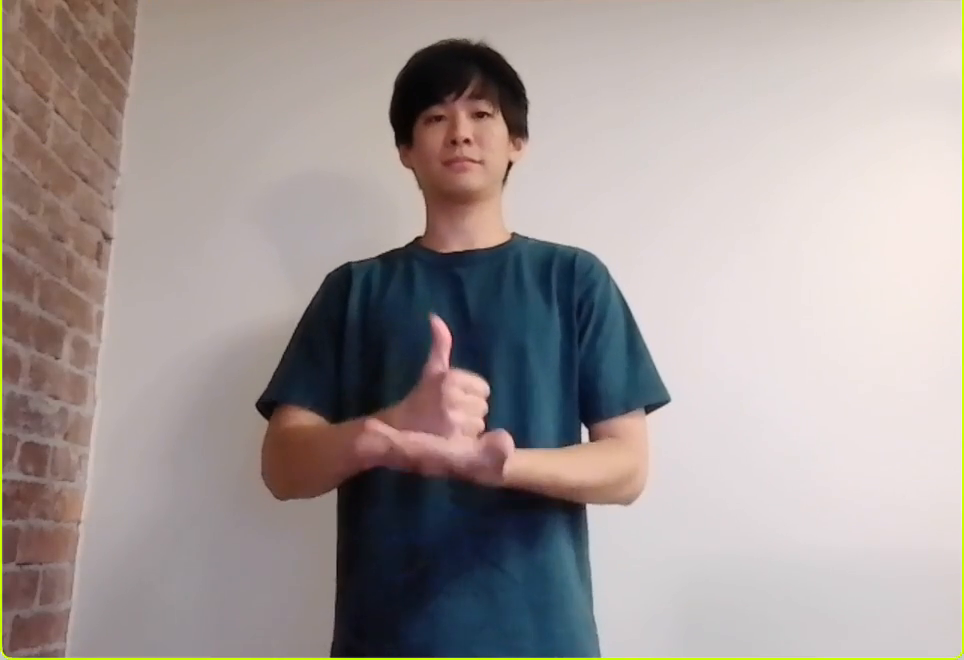
#> input picture frame 83 of Demo_crop.mp4, 964 x 660 px
$ jupyter execute --allow-errors Client.ipynb
#> lines starting #> are read from the running program, lines starting #| are printed output that depends on the picture
#> further down, frame is the input picture: shape (660, 964, 3); mean B, G, R 151.4, 153.7, 162.9
[cell 1]
import sys
from socket import socket, AF_INET, SOCK_DGRAM, SOCK_STREAM
import cv2
import time
import pickle
import numpy as np

[cell 2]
def pad(img):
    max_size = max(img.shape)
#> max_size = 964
    top = int((max_size-img.shape[0])/2)
#> top = 152
    bot = int((max_size-img.shape[0])/2)
#> bot = 152
    left = int((max_size-img.shape[1])/2)
#> left = 0
    right = int((max_size-img.shape[1])/2)
#> right = 0
    return cv2.copyMakeBorder(img, top, bot, left, right, cv2.BORDER_CONSTANT, None, value = 0)
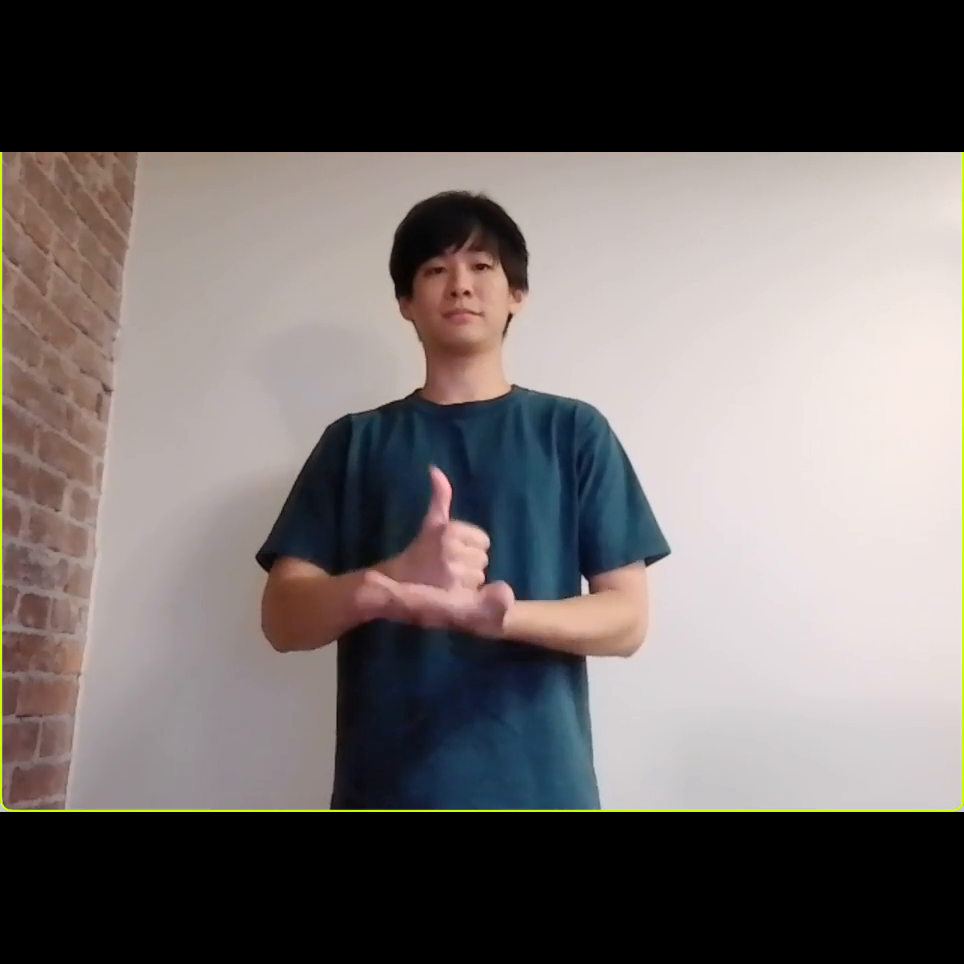
#> returned value: shape (964, 964, 3); mean of channels 0, 1, 2 103.7, 105.2, 111.6; drawn as B, G, R

def center_crop(img):
    center = img.shape
#> center = (256, 256, 3)
    w = 224
    h = 224
    x = center[1]/2 - w/2
#> x = 16
    y = center[0]/2 - h/2
#> y = 16

    return img[int(y):int(y+h), int(x):int(x+w)]
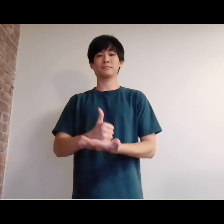
#> returned value: shape (224, 224, 3); mean of channels 0, 1, 2 118.8, 119.7, 126; drawn as B, G, R

[cell 3]
def send_frame(data, prev, flag):
    host = '192.168.0.13'
    server = (host, 4000)
    sock = socket(AF_INET, SOCK_STREAM)
    sock.connect(server)

    if(flag == 0):
        data_string = bytes(str(0), 'utf-8')
    else:
        data = cv2.imencode('.jpg', data)[1]
        data_string = np.array(data).tobytes()

    flag = bytes(str(flag), 'utf-8')
    try:
        sock.sendall(flag)
        data = sock.recv(1024)
        if data != ' ' and data != prev:
            print(sys.stderr, data)

        #print(sys.stderr, 'sending data')
        sock.sendall(data_string)
    finally:
        #print(sys.stderr, 'closing socket')
        sock.close()

    return data

[cell 4]
start = time.time()

#cap = cv2.VideoCapture(0)
prev_word = " "
cap = cv2.VideoCapture('Demo_crop.mp4')

#> (the rest of this cell did not finish here and is left out)

$ run again, starting later in the video
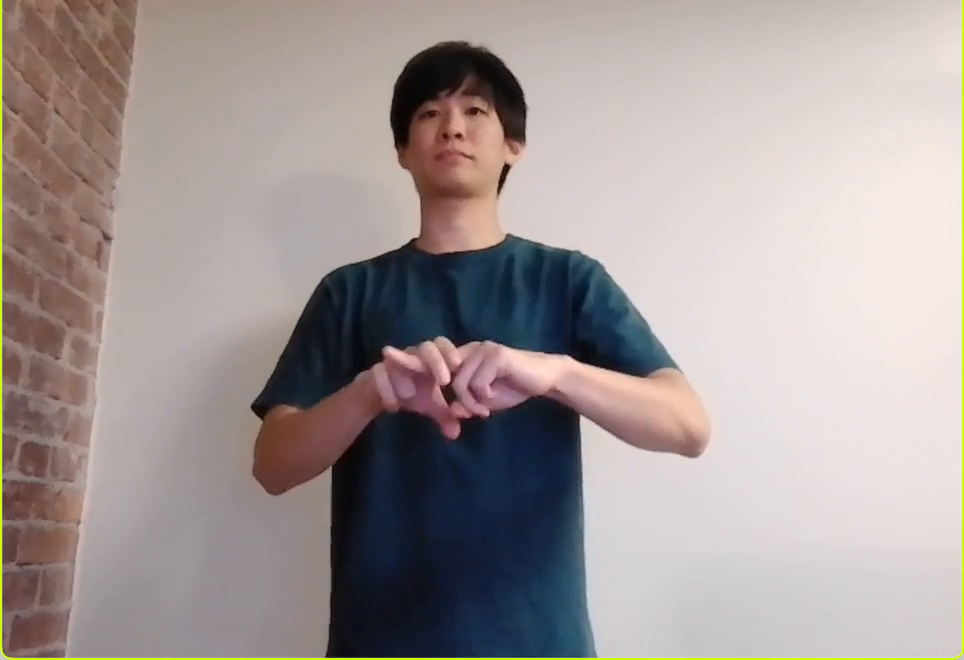
#> input picture frame 375 of Demo_crop.mp4, 964 x 660 px
#> frame is the input picture: shape (660, 964, 3); mean B, G, R 150.7, 152.5, 162.5
#> in pad, `return cv2.copyMakeBorder(img, top, bot, left, right, cv2.BORDER_CONST..`:
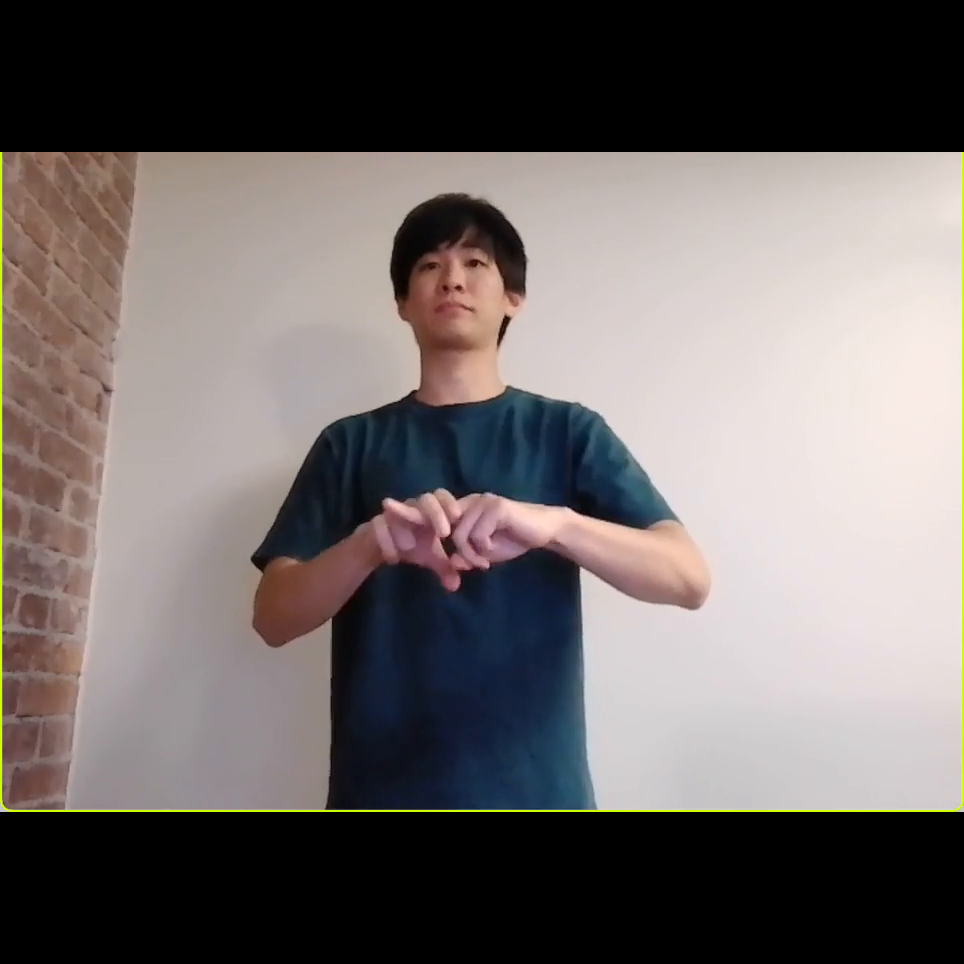
#> returned value: shape (964, 964, 3); mean of channels 0, 1, 2 103.2, 104.4, 111.3; drawn as B, G, R
#> frame: shape (256, 256, 3)
#> in center_crop, `return img[int(y):int(y+h), int(x):int(x+w)]`:
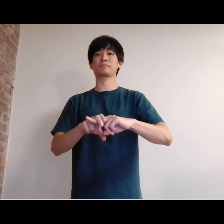
#> returned value: shape (224, 224, 3); mean of channels 0, 1, 2 118.1, 118.7, 125.7; drawn as B, G, R

$ run again, starting later in the video
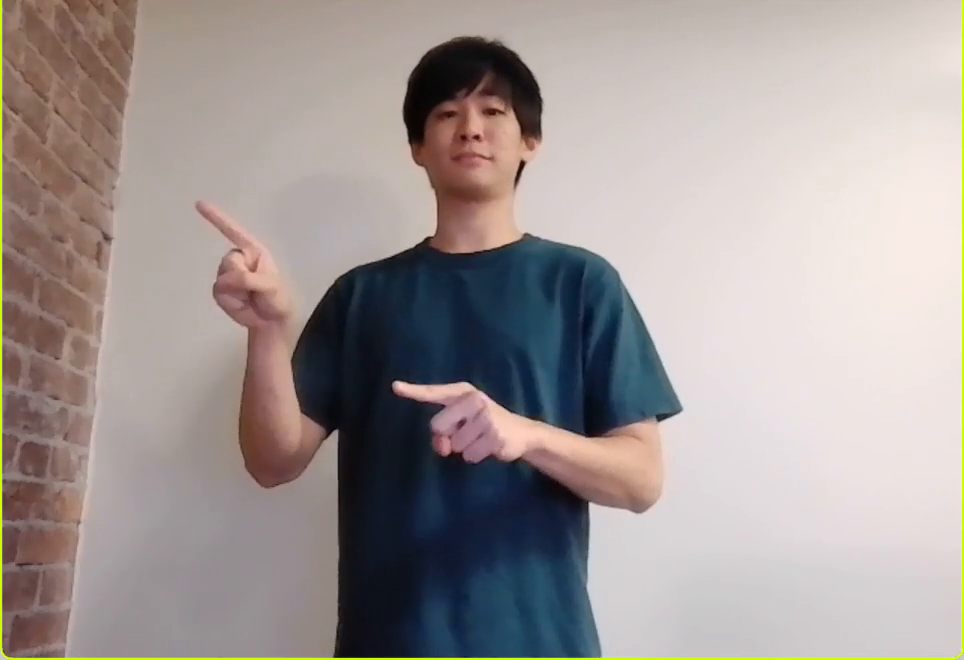
#> input picture frame 667 of Demo_crop.mp4, 964 x 660 px
#> frame is the input picture: shape (660, 964, 3); mean B, G, R 149.7, 151.7, 160.8
#> in pad, `return cv2.copyMakeBorder(img, top, bot, left, right, cv2.BORDER_CONST..`:
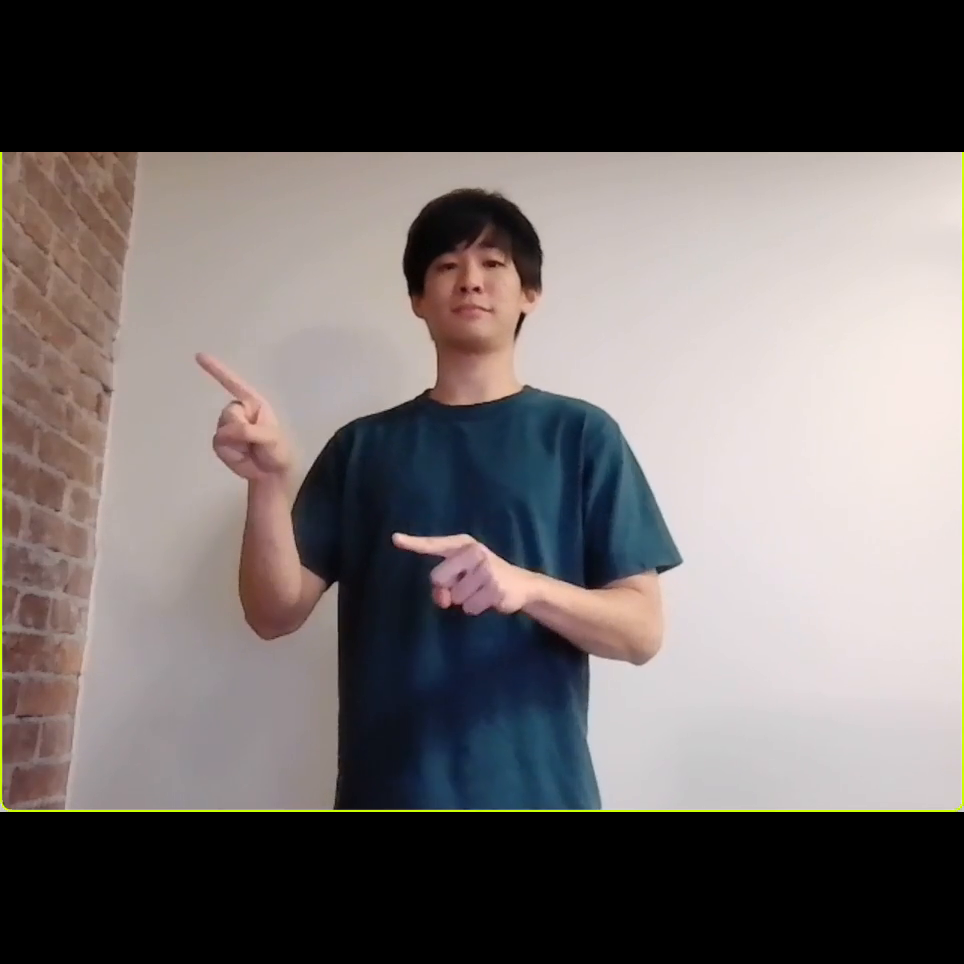
#> returned value: shape (964, 964, 3); mean of channels 0, 1, 2 102.5, 103.9, 110.1; drawn as B, G, R
#> frame: shape (256, 256, 3)
#> in center_crop, `return img[int(y):int(y+h), int(x):int(x+w)]`:
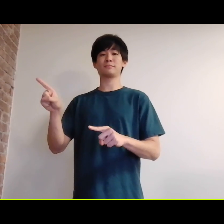
#> returned value: shape (224, 224, 3); mean of channels 0, 1, 2 117.2, 118, 124.1; drawn as B, G, R
